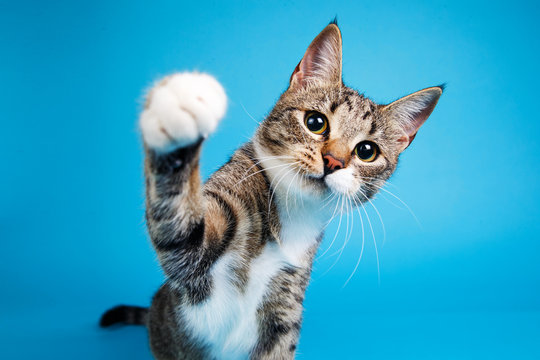
#> input picture lesson1/cat.png, 540 x 360 px, found by its file name
$ python homework.py
#> lines starting #> are read from the running program, lines starting #| are printed output that depends on the picture
import cv2

image = cv2.imread("lesson1/cat.png", cv2.IMREAD_COLOR)
#> image is the input picture: shape (360, 540, 3); mean B, G, R 191.9, 160, 55.5

b,g,r = cv2.split(image)
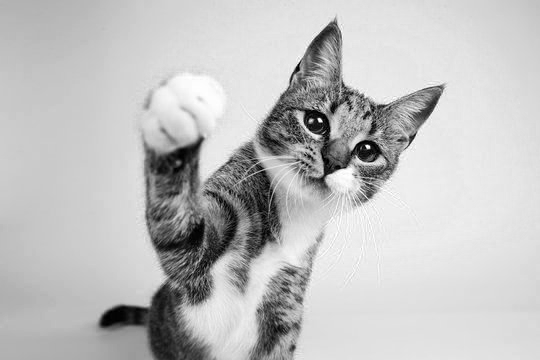
#> b: shape (360, 540); min 0, max 255, mean 191.9
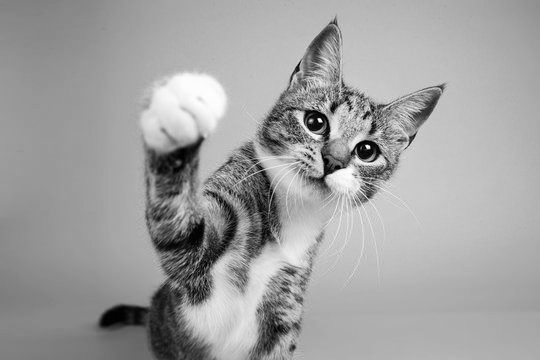
#> g: shape (360, 540); min 0, max 255, mean 160
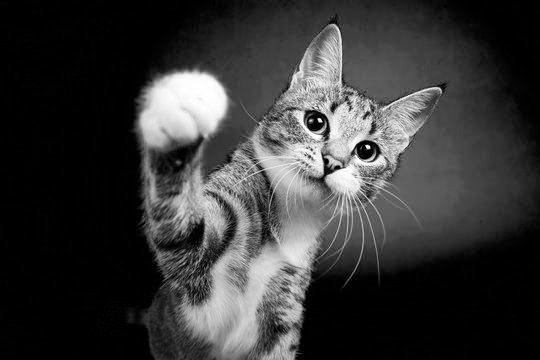
#> r: shape (360, 540); min 0, max 255, mean 55.5

cv2.imshow("Blue", b)
cv2.imshow("Green", g)
cv2.imshow("Red", r)

cv2.waitKey(0)
cv2.destroyAllWindows()
